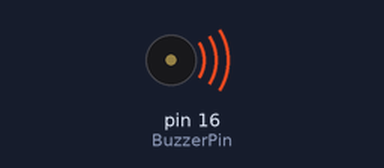
Bench run of a sketch on a simulated Arduino Uno, built with avr-gcc and run on an emulated ATmega328P. Parts: buzzer (waves = sounding).

Above: at 0.1 s.
Timing chart, 0 to 1.6 s (numbered marks = the images above):
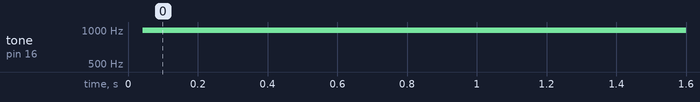

Measured:
- by itself, tone on pin 16 (BuzzerPin): silent → 992 Hz at 0.04 s

The sketch:

3.2Passive-Buzzer.ino
```cpp
#define BuzzerPin 16  //Define the buzzer pin

void setup() {
  //Set the pin to output mode
  pinMode(BuzzerPin,OUTPUT);
}

void loop() {
  digitalWrite(BuzzerPin,HIGH);
  delayMicroseconds(500);//Delay 500us
  digitalWrite(BuzzerPin,LOW);
  delayMicroseconds(500);//Delay 500us
}
```
